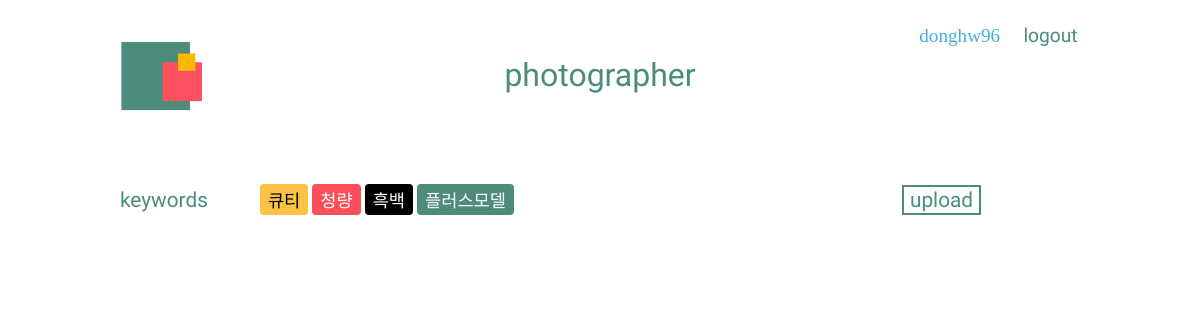
Before: /posts/photo/filter/cute/ (signed in) with the older database file.
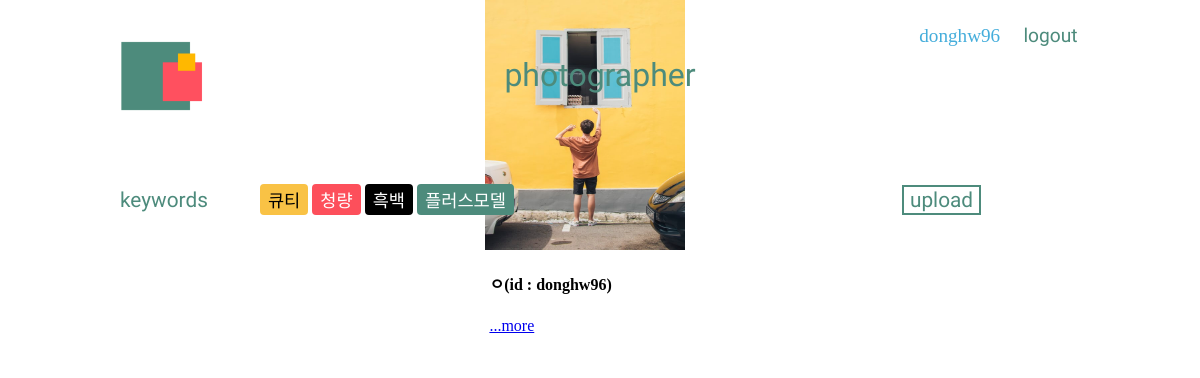
After: the same page with the newer database file.
### user/models.py (models this page shows, shortened)
class User(AbstractBaseUser, PermissionsMixin):
    email = models.EmailField(verbose_name=_('email address'), unique=True, blank=False)
    name = models.CharField('이름', max_length=30, blank=True)
    username = models.CharField('아이디', max_length=30, unique=True, blank=True)
    is_staff = models.BooleanField('스태프 권한', default=False)
    is_active = models.BooleanField('사용중', default=True)
    date_joined = models.DateTimeField('가입일', default=timezone.now)
    ROLE_MODEL = '모델'
    ROLE_PHOTOGRAPHER = '사진작가'
    ROLE_PEOPLE = '일반인'
    CHOICES_PHOTOGRAPHER = (
        (ROLE_MODEL, '모델'),
        (ROLE_PHOTOGRAPHER, '사진작가'),
        (ROLE_PEOPLE, '일반인'),
    )
    role = models.CharField(max_length=4, choices=CHOICES_PHOTOGRAPHER, null=True)
    GENDER_MALE = '남성'
    GENDER_FEMALE = '여성'
    CHOICES_GENDER = (
        (GENDER_MALE, '남성'),
        (GENDER_FEMALE, '여성'),
    )
    gender = models.CharField(max_length=2, choices=CHOICES_GENDER, null=True)
    objects = UserManager()
    USERNAME_FIELD = 'email'  # email을 사용자의 식별자로 설정, user 모델에서 필드의 이름을 설명하는 문자열이다. 유니크 식별자로 사용됨.
    REQUIRED_FIELDS = ['username']  # 필수입력값(createsuperuser 커맨드로 유저를 생성할 때 나타날 필드 이름 목록
    class Meta:
        db_table = 'auth_user'
        verbose_name = _('user')
        verbose_name_plural = _('users')
        swappable = 'AUTH_USER_MODEL'

### posts/models.py (models this page shows, shortened)
class Photo(models.Model):
    title = models.CharField(max_length=20)
    text = models.TextField(default='', null=True, blank=True)
    image1 = models.ImageField(upload_to = 'images/')
    image2 = models.ImageField(upload_to = 'images/', default='', null=True, blank=True)
    image3 = models.ImageField(upload_to = 'images/', default='', null=True, blank=True)
    image4 = models.ImageField(upload_to = 'images/', default='', null=True, blank=True)
    image5 = models.ImageField(upload_to = 'images/', default='', null=True, blank=True)
    thumbnail = ImageSpecField(source='image1', processors=[ResizeToFill(120,80)], format='JPEG')
    CATEGORY_CHOICES = (
        ('큐티', '큐티'),
        ('청량', '청량'),
        ('흑백사진', '흑백사진'),
        ('플러스모델', '플러스모델'),
    )
    category = models.CharField(max_length=5, choices=CATEGORY_CHOICES, null=True)

### posts/views.py (the view)
# urls.py: path('photo/filter/cute/', views.photo_filter_cute, name="photo_filter_cute"),
def photo_filter_cute(request):
    photo_post_cute = Photo.objects.filter(category="큐티")
    photo_cute_paginator = Paginator(photo_post_cute, 4)
    photo_cute_page = request.GET.get('page')
    photo_cute_posts = photo_cute_paginator.get_page(photo_cute_page)
    return render(request, 'photo/photo_filter_cute.html', {'photo_post_cute': photo_post_cute,
                                                            'photo_cute_posts': photo_cute_posts,
                                                            'photo_cute_paginator': photo_cute_paginator, })

### posts/templates/photo/photo_filter_cute.html (shortened to what this page needs)
{% extends 'photo/photo_base.html' %}
{% block content %}
<div class="array">
                {% for cutes in photo_cute_posts %}
                        <div class="card">
                            <div class="box-1">
                                <img src="{{ cutes.image1.url  }}" width="200" height="250" alt = "{{ cutes.title }}">
                            </div>
                            <div class="box-2">
                                <h4>{{ cutes.title }}(id : {{ user.username }})</h4>
                                <a href="{% url 'photo_detail' cutes.id %}"><p>{{ cutes.text|slice:":15" }}...more</p></a>
                            </div>
                        </div>
                {% endfor %}
            </div>
{% endblock content %}

### posts/templates/photo/photo_base.html (shortened to what this page needs)
<head>
    {% load  staticfiles %}
    <link rel="stylesheet" href="{% static 'css/model_photo.css' %}">
</head>
<body>
    <a href="{% url 'index' %}">
        <img class="logo" src="{% static 'image/logo.png' %}" alt="logo">
    </a>
    <div class="title">
        <p>photographer</p>
    </div>
    <div class="category">
        {% if user.is_authenticated %}
            <a id="user_name" href="{% url 'profile' user.pk %}">{{ user.username }}</a>
            <a href="{% url 'logout' %}">logout</a>
        {% else %}
            <a href="{% url 'login' %}">login</a>
            <a href="{% url 'signup' %}">registration</a>
        {% endif %}
    </div>
    <div class="a">
        <div class="keywords">
            <div class="inline">
                <a class="keywords_title" href="">keywords</a>
            </div>
            <div class="inline">
                <a href="{% url 'photo_filter_cute' %}"><button class="cute">큐티</button></a>
                <a href="{% url 'photo_filter_cool' %}"><button class="cool">청량</button></a>
                <a href="{% url 'photo_filter_bnw' %}"><button class="mono">흑백</button></a>
                <a href="{% url 'photo_filter_plus' %}"><button class="plus">플러스모델</button></a>
            </div>
            <div class="inline">
                <a href="{% url 'photo_post' %}"><button class="upload_post">upload</button></a>
            </div>
        </div>
    </div>
    {% block content %}
    {% endblock %}
</body>

Changed rows visible on the page:
added Photo: image1 (picture), title "ㅇ", {{ user.username }} "donghw96"
